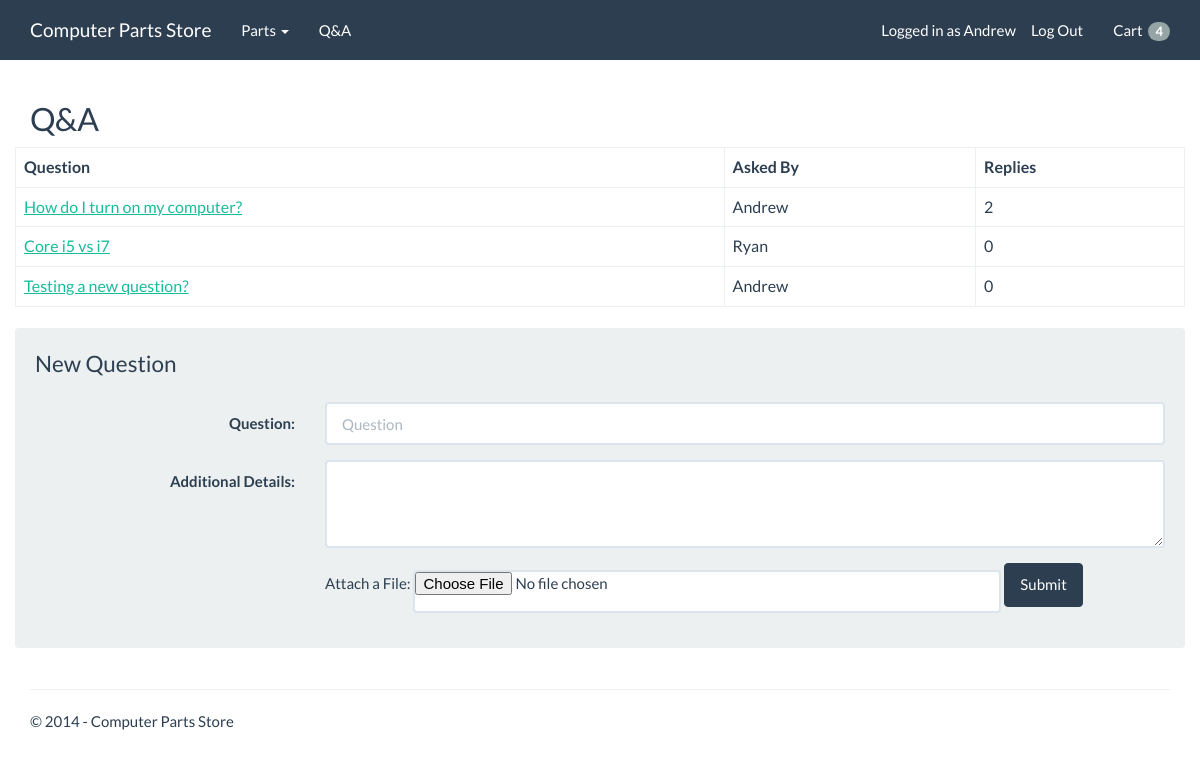
Page /partstore/questions.php (signed in) on the committed database.
### tables this page shows
CREATE TABLE IF NOT EXISTS `questions` (
  `id` int(11) NOT NULL AUTO_INCREMENT,
  `question_title` varchar(300) NOT NULL,
  `question` varchar(2000) DEFAULT NULL,
  `asked_by` varchar(30) NOT NULL,
  `replies` int(10) NOT NULL DEFAULT '0',
  PRIMARY KEY (`id`),
  UNIQUE KEY `id_UNIQUE` (`id`)
);

### partstore/questions.php (the view, shortened to what this page needs)
<?php
$q = "SELECT * FROM questions";
$r = mysqli_query ($dbc, $q) or trigger_error("Query: $q\n<br />MySQL Error: " . mysqli_error($dbc));
while($row = mysqli_fetch_array($r))
{  	$questions[] = $row;  }
function displayQuestions($questions) {
	foreach ($questions as &$question) {
		echo '<tr><td><a href="question.php?question='
			 . $question['id'] . '">' . $question['question_title']
			 . '</a></td><td>' . $question['asked_by']
			 . '</td><td>' . $question['replies'] . '</td></tr>';
	}
}
?>
<html>
<head>
    <link href="css/bootstrap.min.css" rel="stylesheet"/>
	<link href="css/style.css" rel="stylesheet"/>
</head>
<body>
    <div class="navbar navbar-default navbar-fixed-top">
        <div class="container">
            <div class="navbar-header">
                <a class="navbar-brand" href="index.php">Computer Parts Store</a>
            </div>
            <div class="navbar-collapse collapse navbar-responsive-collapse">
              <ul class="nav navbar-nav">
                    <li class="dropdown">
						<a href="#" class="dropdown-toggle" data-toggle="dropdown">Parts <b class="caret"></b></a>
					</li>
					<li><a href="questions.php">Q&amp;A</a></li>
                </ul>
				<ul class="nav navbar-nav navbar-right">
					<?php
					if(isset($_SESSION['firstName'])) {
						echo '<li class="userHeader">' . 'Logged in as ' . $_SESSION['firstName'];
					}
					echo '</li><li>';
					if(isset($_SESSION['firstName'])) {
						echo '<a href="logout.php">Log Out</a>';
					} else {
						echo '<a href="loginregister.php">Login/Register</a>';
					}
					echo '</li>';
					?>
					<li><a href="cart.php">Cart &nbsp;<span class="badge">4</span></a></li>
				</ul>
            </div>
        </div>
    </div>
	<div class="container body-content">
		<h2>Q&amp;A</h2>
		<div class="row">
			<table class="table table-bordered">
				<tr><th>Question</th><th>Asked By</th><th>Replies</th></tr>
				<?php displayQuestions($questions); ?>
			</table>
		</div>
		<div class="row">
			<div class="well">
				<form class="form-horizontal" id="newQuestionForm" action="questions.php" method="post"  enctype="multipart/form-data">
					<legend>New Question</legend>
					<div class="form-group">
						<label for="newQuestion" class="col-md-3 control-label">Question:</label>
						<div class="col-md-9">
							<input type="text" class="form-control" id="newQuestion" name="newQuestion" placeholder="Question" maxlength="300"/>
						</div>
					</div>
					<div class="form-group">
						<label for="newQuestionDetails" class="col-md-3 control-label">Additional Details:</label>
						<div class="col-md-9">
							<textarea class="form-control" rows="3" id="newQuestionDetails" name="newQuestionDetails" maxlength="2000"></textarea>
						</div>
					</div>
					<div class="form-group">
						<div class="col-md-9 col-md-offset-3">
							Attach a File: <input type="file" class="form-control" name="file" size="10" style="padding: 0px 0px; maring-bottom: 10px; width: 70%; display: inline-block;" />
							<button type="submit" class="btn btn-primary"style="display: inline-block;">Submit</button>
						</div>
					</div>
				</form>
			</div>
		</div>
		<hr />
		<footer>
			<p>&copy; 2014 - Computer Parts Store</p>
		</footer>
	</div>
</body>
</html>

### partstore/css/style.css (style rules this page uses)
.body-content { margin-top: 80px; }
.userHeader { padding-top: 19.5px; padding-bottom: 19.5px; color: #fff; }

### rows in the picture
questions: question_title "How do I turn on my computer?", asked_by "Andrew", replies "2"
questions: question_title "Core i5 vs i7", asked_by "Ryan", replies "0"
questions: question_title "Testing a new question?", asked_by "Andrew", replies "0"

### other values in the picture
$_SESSION['firstName'] "Andrew"
